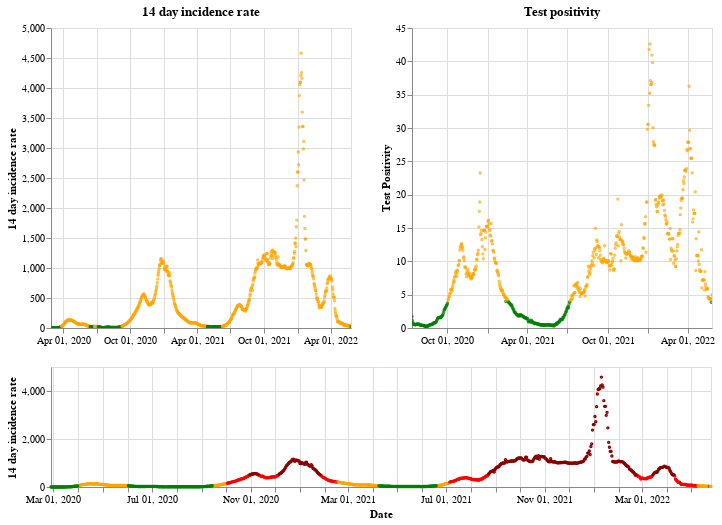

Source (notebook cell):
### Markdown cell above
## Wales

### Code cell
plot_traffic_light('Wales')

### Figure 1 — Vega-Lite specification as saved in the notebook (floating-point values rounded to 4 significant figures; data arrays with more than 128 entries replaced by an {"elided": "..."} marker saying what was removed)
{"config": {"view": {"continuousWidth": 400, "continuousHeight": 300}}, "vconcat": [{"hconcat": [{"mark": {"type": "point", "size": 2}, "encoding": {"color": {"condition": {"value": "green", "test": "(datum.twoWeeklyCasesRate <= 25)"}, "value": "orange"}, "tooltip": [{"type": "nominal", "field": "areaName"}, {"type": "temporal", "field": "date"}, {"type": "quantitative", "field": "twoWeeklyCasesRate"}, {"type": "quantitative", "field": "testPositivity"}], "x": {"type": "temporal", "axis": {"title": ""}, "field": "date", "scale": {"domain": {"selection": "DateBrush"}}, "timeUnit": "yearmonthdate"}, "y": {"type": "quantitative", "axis": {"title": "14 day incidence rate"}, "field": "twoWeeklyCasesRate"}}, "title": "14 day incidence rate", "width": 300}, {"mark": {"type": "point", "size": 2}, "encoding": {"color": {"condition": {"value": "green", "test": "(datum.testPositivity <= 4)"}, "value": "orange"}, "tooltip": [{"type": "nominal", "field": "areaName"}, {"type": "temporal", "field": "date"}, {"type": "quantitative", "field": "twoWeeklyCasesRate"}, {"type": "quantitative", "field": "testPositivity"}], "x": {"type": "temporal", "axis": {"title": ""}, "field": "date", "scale": {"domain": {"selection": "DateBrush"}}, "timeUnit": "yearmonthdate"}, "y": {"type": "quantitative", "axis": {"title": "Test Positivity"}, "field": "testPositivity"}}, "title": "Test positivity", "width": 300}]}, {"layer": [{"mark": {"type": "point", "size": 2}, "encoding": {"color": {"condition": {"value": "orange", "test": "(((datum.testPositivity < 4) && (datum.twoWeeklyCasesRate >= 50)) && (datum.twoWeeklyCasesRate < 200))"}, "value": "red"}, "opacity": {"condition": {"value": 1, "test": "((datum.twoWeeklyCasesRate >= 50) && (datum.twoWeeklyCasesRate < 500))"}, "value": 0}, "tooltip": [{"type": "nominal", "field": "areaName"}, {"type": "temporal", "field": "date"}, {"type": "quantitative", "field": "twoWeeklyCasesRate"}, {"type": "quantitative", "field": "testPositivity"}], "x": {"type": "temporal", "axis": {"title": "Date"}, "field": "date", "timeUnit": "yearmonthdate"}, "y": {"type": "quantitative", "axis": {"title": "14 day incidence rate"}, "field": "twoWeeklyCasesRate"}}, "selection": {"DateBrush": {"type": "interval", "encodings": ["x"], "fields": ["Time"]}}}, {"mark": {"type": "point", "size": 2}, "encoding": {"color": {"value": "darkred"}, "opacity": {"condition": {"value": 1, "test": "(datum.twoWeeklyCasesRate >= 500)"}, "value": 0}, "tooltip": [{"type": "nominal", "field": "areaName"}, {"type": "temporal", "field": "date"}, {"type": "quantitative", "field": "twoWeeklyCasesRate"}, {"type": "quantitative", "field": "testPositivity"}], "x": {"type": "temporal", "axis": {"title": "Date"}, "field": "date", "timeUnit": "yearmonthdate"}, "y": {"type": "quantitative", "axis": {"title": "14 day incidence rate"}, "field": "twoWeeklyCasesRate"}}}, {"mark": {"type": "point", "size": 2}, "encoding": {"color": {"condition": {"value": "green", "test": "((datum.testPositivity < 4) && (datum.twoWeeklyCasesRate < 50))"}, "value": "orange"}, "opacity": {"condition": {"value": 1, "test": "(datum.twoWeeklyCasesRate < 50)"}, "value": 0}, "tooltip": [{"type": "nominal", "field": "areaName"}, {"type": "temporal", "field": "date"}, {"type": "quantitative", "field": "twoWeeklyCasesRate"}, {"type": "quantitative", "field": "testPositivity"}], "x": {"type": "temporal", "axis": {"title": "Date"}, "field": "date", "timeUnit": "yearmonthdate"}, "y": {"type": "quantitative", "axis": {"title": "14 day incidence rate"}, "field": "twoWeeklyCasesRate"}}}], "height": 120, "width": 660}], "data": {"name": "data-92eb063f8e7327faa67e9317c533d0c0"}, "$schema": "https://vega.github.io/schema/vega-lite/v4.8.1.json", "datasets": {"data-92eb063f8e7327faa67e9317c533d0c0": {"elided": "820 records"}}}
